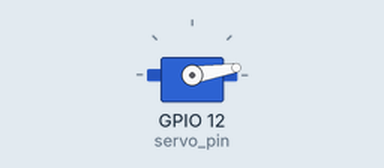
Recording of a program running on a simulated Raspberry Pi (BCM pin numbers). Parts: servo. Servo angles are drawn from the pulse width (0.5 ms = 0°, 2.5 ms = 180°).

Above: at 0.05 s.
At 1.75 s:
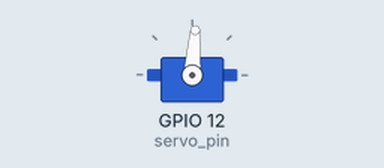
At 3.45 s:
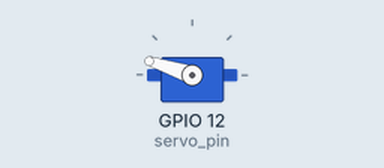
At 6.9 s:
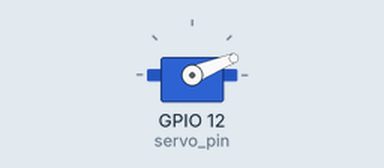
Timing chart, 0 to 9.4 s (numbered marks = the images above):
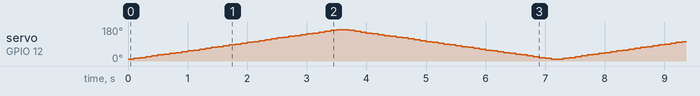

The program:

4_2_servo_smooth.py
```python
#
#      공대선배 라즈베리파이썬 #8-2 서보모터를 부드럽게 제어
#      youtube 바로가기: https://www.youtube.com/c/공대선배
#      for문을 이용해 서보모터를 부드럽게 제어하는 코드
#

import RPi.GPIO as GPIO     # 라즈베리파이 GPIO 관련 모듈을 불러옴
from time import sleep      #time 라이브러리의 sleep함수 사용

GPIO.setmode(GPIO.BCM)      # GPIO 핀들의 번호를 지정하는 규칙 설정

### 이부분은 아두이노 코딩의 setup()에 해당합니다
servo_pin = 12                   # 서보핀은 라즈베리파이 GPIO 12번핀으로

GPIO.setup(servo_pin, GPIO.OUT)  # 서보핀을 출력으로 설정
servo = GPIO.PWM(servo_pin, 50)  # 서보핀을 PWM 모드 50Hz로 사용
servo.start(0)  # 서보모터의 초기값을 0으로 설정

servo_min_duty = 3               # 최소 듀티비를 3으로 (#8-1에서 확인한 것)
servo_max_duty = 12              # 최대 듀티비를 12로 (#8-1에서 확인한 것)
def set_servo_degree(degree):    # 각도를 입력하면 듀티비를 알아서 설정해주는 함수
    # 각도는 최소0, 최대 180으로 설정
    if degree > 180:
        degree = 180
    elif degree < 0:
        degree = 0

    # 입력한 각도(degree)를 듀티비로 환산하는 식
    duty = servo_min_duty+(degree*(servo_max_duty-servo_min_duty)/180.0)
    # 환산한 듀티비를 서보모터에 전달
    servo.ChangeDutyCycle(duty)

### 이부분은 아두이노 코딩의 loop()에 해당합니다
try:                                    # 이 try 안의 구문을 먼저 수행하고
    while True:                         # 무한루프 시작: 아두이노의 loop()와 같음
        for ii in range(0, 180, 5):     # 0부터 180까지 5단위로 ii가 변하는 루프
            set_servo_degree(ii)        # ii만큼 서보모터를 움직여줌
            sleep(0.1)                  # 0.1초간 대기
        for ii in reversed(range(0, 180, 5)):   # 180부터 0까지 5단위로 ii가 변하는 루프
            set_servo_degree(ii)
            sleep(0.1)

### 이부분은 반드시 추가해주셔야 합니다.
finally:                                # try 구문이 종료되면
    GPIO.cleanup()                      # GPIO 핀들을 초기화
```
